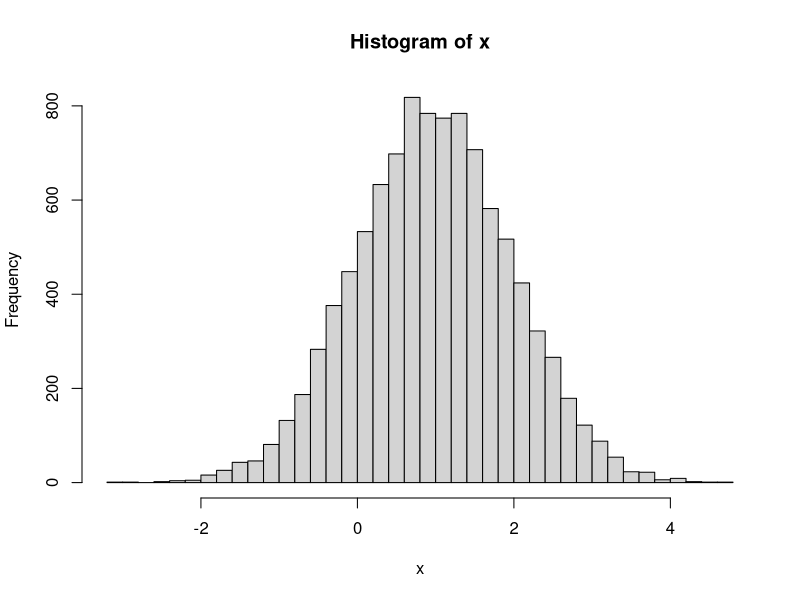
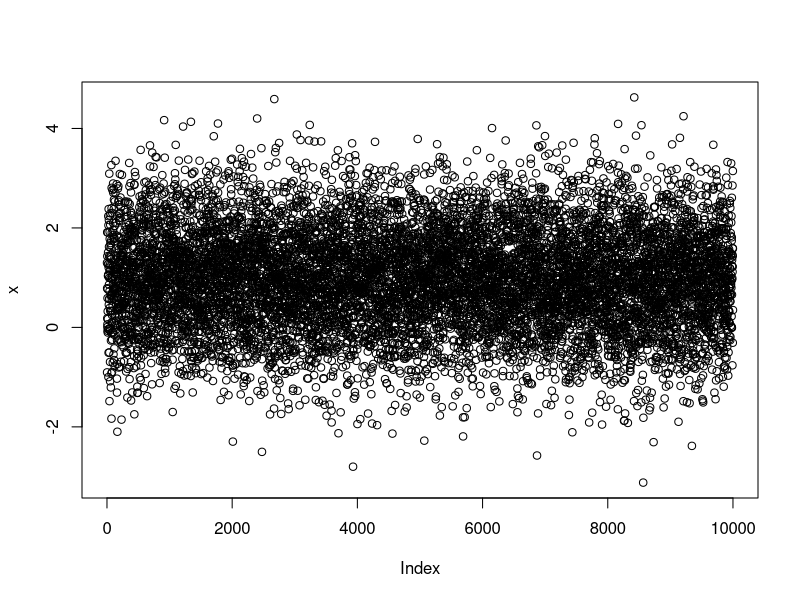
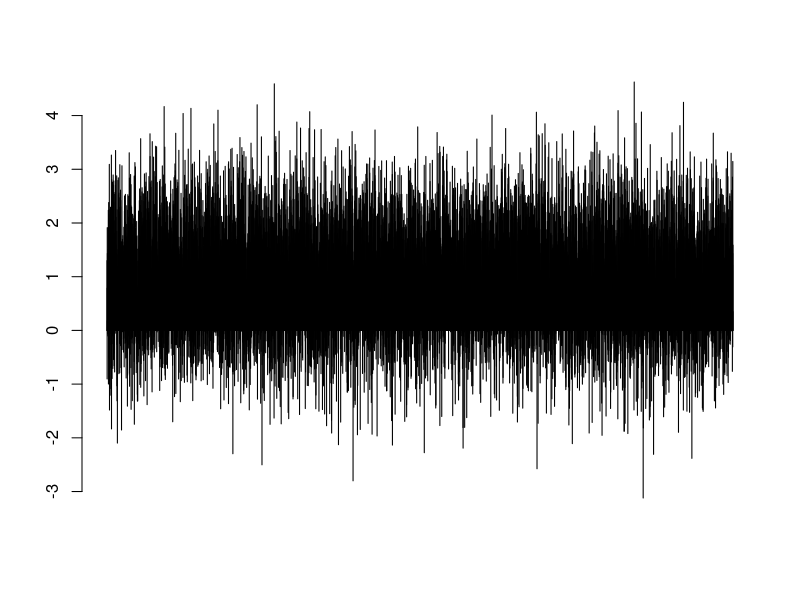
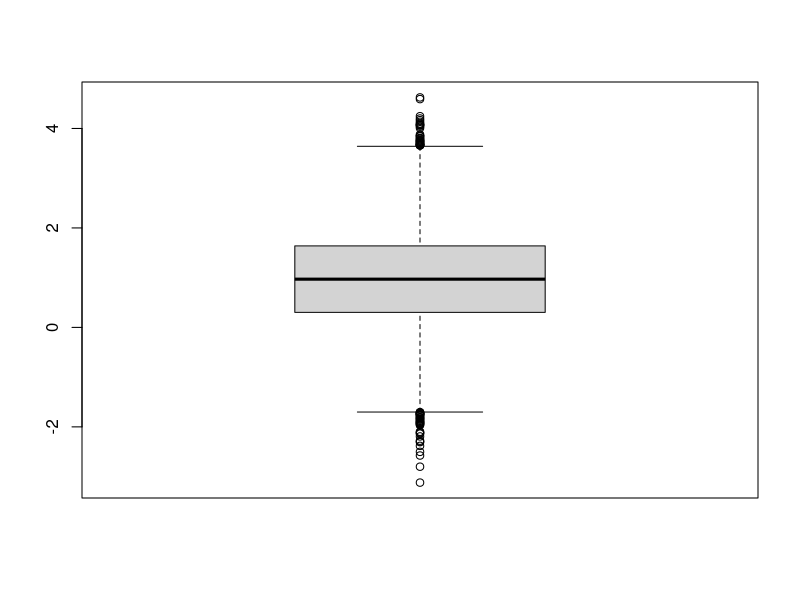

Write R code to recreate these figures, in order.
## ---- chunk 1
R.Version()                 # mostra a versão
license()                   # informações sobre a licença
citation()                  # como citar
Sys.time()                  # obtém data e hora exata do sistema
## ---- chunk 2
2+3                         # + = adição
7-5                         # - = subtração
4*5                         # * = multiplicação
9/2                         # / = divisão
9%%2                        # resto da divisão inteira
9%/%2                       # resultado inteiro da divisão
4^4                         # ^ = potência

3+4*2+6
(3+4)*(2+6)
(50+7)/(8*(6-6/2))

sqrt(81)                    # raiz quadrada
exp(12)                     # função exponencial
log(3)                      # logaritmo natural de 3
log(3, 10)                  # logaritmo de 3 na base 10
abs(-6.45)                  # retorna o valor absoluto
factorial(5)                # fatorial de 5 = 5x4x3x2x1
gamma(10)                   # função gama
lgamma(10)                  # log natural gama
round(10.342545, digits=2)  # arredondamento de números decimais
## ---- chunk 3
cos(30)         # cosseno
sin(45)         # seno
tan(90)         # tangente
acos(45)        # arco cosseno
asin(30)        # arco seno
atan(60)        # arco tangente
acosh(30)       # arco cosseno hiperbólico
asinh(45)       # arco seno hiperbólico
atanh(60)       # arco tangente hiperbólico
## ---- chunk 4
seq(1:20)                       # Gera uma sequência de 1 a 20
seq(1, 20, 2)                   # Gera uma sequência de 1 a 20, de 2 em 2
seq(from=5, by=-1, along=1:20)  # Gera uma sequência iniciando em 5 e subtraindo -1, 20 vezes
## ---- chunk 5
rep(5.3, 17)          # Repete o valor 5.3, 17 vezes
rep(1:6, rep(3))      # Repete a sequência 1 a 6, 3 vezes
## ---- chunk 6
LETTERS
letters
month.abb
month.name
pi
## ---- chunk 7
sort(letters)
sort(letters, decreasing=TRUE)
## ---- chunk 8
c(1, 2, 3, 3, 10)      # função 'c' = concatenar
## ---- chunk 9
x <- 1:5
x
y <- 10
y
z <- x + y
z
## ---- chunk 10
w <- c(4,5,6,7,8)
w
## ---- chunk 11
w[3]
w[c(1,4)]
## ---- chunk 12
x <- c(13, 15, 346, 58, 23)
x
class(x)
## ---- chunk 13
x <- c("R", "plantas", "animais", "floresta", "solo")
x
class(x)
## ---- chunk 14
TRUE
FALSE
TRUE | FALSE     # logical 'ou'= |
TRUE & FALSE     # logical 'e' = &
!TRUE            # logical 'não' = !
!FALSE
x <- c(TRUE, FALSE, TRUE, TRUE, FALSE)
x
class(x)
## ---- chunk 15
cores <- factor(c(1,0,2,1,0,2,0,0,1,2), levels = c(0, 1, 2),
              labels = c("verde", "azul", "vermelho"))
cores
class(cores)
## ---- chunk 16
class(R.Version)
class(license)
class(class)
## ---- chunk 17
x <- c(2, 4, 7, 8, 12, 20)
x
is.vector(x)
is.numeric(x)
is.character(x)

y <- c("verde", "azul", "branco", "cinza", "preto")
y
is.vector(y)
is.numeric(y)
is.character(y)

## ---- chunk 18
x <- matrix(1:20, nrow = 4)
x
is.vector(x)
is.matrix(x)
## ---- chunk 19
x <- data.frame(A = c(1, 3, 5,7),
                B = c("2019-04-05", "2019-03-01", "2019-04-25", "2019-03-15"),
                C = c("alfa","beta","gama","delta"))
x
is.matrix(x)
is.data.frame(x)
## ---- chunk 20
x <- array(1:36, dim=c(3,4,3))
x
is.matrix(x)
is.array(x)
## ---- chunk 21
x <- c(12, 42, 53, 0, 1) 
y <- c("primeiro", "segundo", "terceiro", "quarto", "quinto") 
z <- c(TRUE, FALSE, TRUE, FALSE, FALSE) 
w <- list(x, y, z)
w
is.matrix(w)
is.data.frame(w)          
is.array(w)
is.list(w)
## ---- chunk 22
a <- c(1:10)
a
a[(a>8) | (a<5)]      # sinal | = 'ou'
## ---- chunk 23
a > 8
a < 5
a > 8 | x < 5
a[c(T,T,T,T,F,F,F,F,T,T)]
## ---- chunk 24
x <- 2
if(x == 1) {         
  Sys.time()
}               #nada acontece, pois 'x' não é 1.
x <- 1
if(x == 1) {
  Sys.time()
}               #mostra a data e hora exata do sistema, já que 'x' é 1.
## ---- chunk 25
if(x < 0) {
  sinal <- "negativo"
} else if(x == 0) {
  sinal <- "neutro"
} else if(x > 0) {
  sinal <- "positivo"
}
sinal

x <- -3
if(x < 0) {
  sinal <- "negativo"
} else if(x == 0) {
  sinal <- "neutro"
} else if(x > 0) {
  sinal <- "positivo"
}
sinal

x <- 0
if(x < 0) {
  sinal <- "negativo"
} else if(x == 0) {
  sinal <- "neutro"
} else if(x > 0) {
  sinal <- "positivo"
}
sinal
## ---- chunk 26
# algoritmo para soma de vetores
x <- 1:10   # Cria um vetor com a sequência 1, 2, ..., 10.
soma <- 0
for(i in 1:10) {
  soma <- soma + x[i]
}
soma
## ---- chunk 27
sum(x)          # função 'soma de vetores' já existente na base do R
## ---- chunk 28
runif(100)        # Gera números aleatórios entre 0 e 1 com distribuição uniforme
rnorm(100)        # Gera números aleatórios com distribuição normal
sample(1:100, 4)  # Amostragem
## ---- chunk 29
x <- rnorm(n=10000, mean=1, sd=1)
hist(x, nclass = 40)
## ---- chunk 30
plot(x)
## ---- chunk 31
barplot(x)
## ---- chunk 32
boxplot(x)
